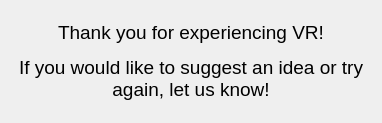
<?xml version="1.0" encoding="UTF-8"?>
<ui version="4.0">
 <class>VRNotification</class>
 <widget class="QWidget" name="VRNotification">
  <property name="geometry">
   <rect>
    <x>0</x>
    <y>0</y>
    <width>382</width>
    <height>123</height>
   </rect>
  </property>
  <property name="windowTitle">
   <string>Form</string>
  </property>
  <layout class="QVBoxLayout" name="verticalLayout">
   <item>
    <widget class="QLabel" name="label">
     <property name="text">
      <string>&lt;html&gt;&lt;head/&gt;&lt;body&gt;&lt;p align=&quot;center&quot;&gt;&lt;span style=&quot; font-size:14pt;&quot;&gt;Thank you for experiencing VR!&lt;/span&gt;&lt;/p&gt;&lt;p align=&quot;center&quot;&gt;&lt;span style=&quot; font-size:14pt;&quot;&gt;If you would like to suggest an idea or try again, let us know!&lt;/span&gt;&lt;/p&gt;&lt;/body&gt;&lt;/html&gt;</string>
     </property>
     <property name="alignment">
      <set>Qt::AlignLeading|Qt::AlignLeft|Qt::AlignVCenter</set>
     </property>
     <property name="wordWrap">
      <bool>true</bool>
     </property>
    </widget>
   </item>
  </layout>
 </widget>
 <resources/>
 <connections/>
</ui>
